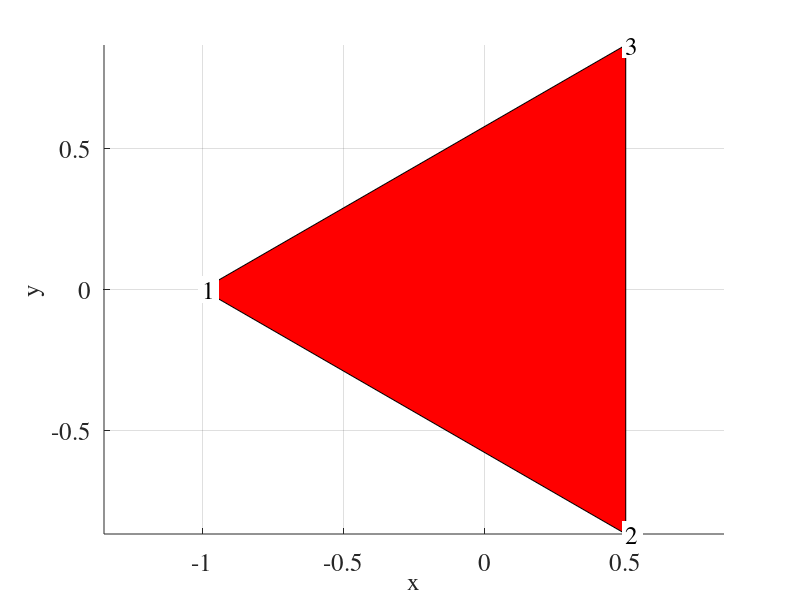

Recreate this plot in MATLAB.
% Solution of the same problem as in pnpSquareInSquare but with ad hoc
% Matlab code.
function pnpSingleConductivity1
% Coordinates of nodes
x= [-1,0;  1/2,-(3^(1/2))/2; 1/2,(3^(1/2))/2];
% Connectivity
conn = [1,2,3];
Dz=1; % Thickness of the slice assumed equal to 1.0!
kappa=[2.0 0; 0 0.1]; % orthotropic conductivity matrix
alpha =90;% local material orientation angle in degrees



Nder= [-1,-1;1,0;0,1];% gradients of the basis functions WRT parametric
J=x(conn(1,:),:)'*Nder;% compute the Jacobian matrix
Ndersp=Nder/J;%  compute the spatial gradients of the basis functions
% Elementwise conductivity matrix: note  the material orientation
% matrix
Rm = [cos(2*pi/360*alpha), -sin(2*pi/360*alpha); ...
      sin(2*pi/360*alpha), cos(2*pi/360*alpha)];% local material directions
Ke=  double(det(J)/2*Ndersp*Rm*kappa*Rm'*Ndersp')*Dz

% Heat load vector due to unit drop in temperature in the X direction
Ke*[1;0;0]

% Draw the temperature distribution  on the mesh
patch('xdata',x(conn(1,:),1),'ydata',x(conn(1,:),2), 'facecolor','r');;
for j=1:size(x,1)
    text(x(j,1),x(j,2),num2str(j),'backgroundcolor','w', 'fontname', 'times', 'fontsize',18)
end 
axis equal
xlabel x, ylabel y, zlabel T 
set(gca,'fontname', 'times','fontsize',18)
set(get(gca,'xlabel'),'fontname', 'times','fontsize',18)
set(get(gca,'ylabel'),'fontname', 'times','fontsize',18)
grid on